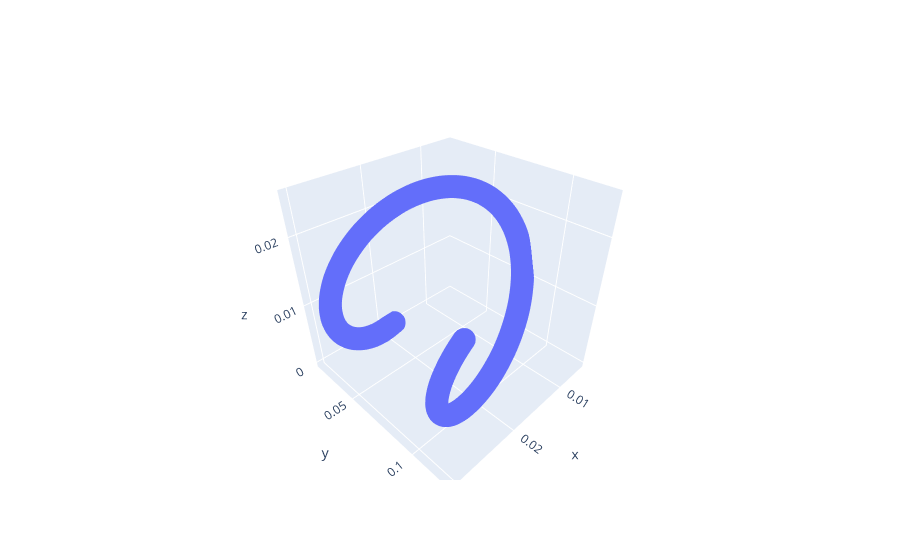

The code cell stored with this chart in its notebook:
### Code cell
fig = go.Figure(data=[go.Scatter3d(x=positions_i[:, 0], y=positions_i[:, 1], 
                                   z=positions_i[:, 2],mode='markers')])
fig.show()

### Figure 1 — Plotly figure (JSON) as saved in the notebook; plotly's stock layout.template omitted (floating-point values rounded to 4 significant figures; data arrays with more than 128 entries replaced by an {"elided": "..."} marker saying what was removed)
{"data": [{"mode": "markers", "type": "scatter3d", "x": {"elided": "10500 float values"}, "y": {"elided": "10500 float values"}, "z": {"elided": "10500 float values"}}], "layout": {"autosize": true, "scene": {"aspectmode": "auto", "aspectratio": {"x": 1, "y": 1, "z": 1}}}}
